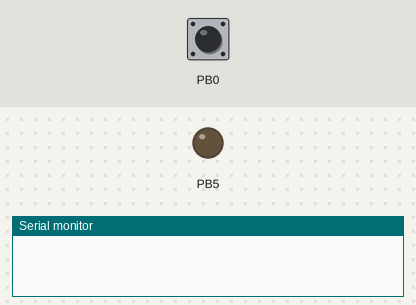
Recording of a program running on a simulated ATmega328P, built with avr-gcc and emulated at 16 MHz. Shown: output pins drawn as LEDs (lit = HIGH), the last lines printed to the serial monitor. The test bench sets the inputs (shaded band); at power-on: PB0 HIGH.

Above: at 1.2 s.
1.3 s: PB0 pulled LOW for 0.15 s
At 1.37 s:
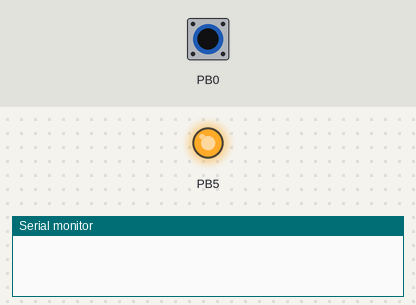
2.9 s: PB0 pulled LOW for 3.2 s
At 7.3 s:
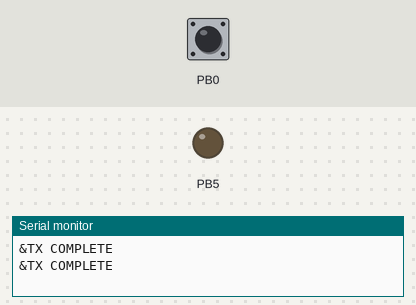
Timing chart, 0 to 8.8 s (numbered marks = the images above; inputs shaded):
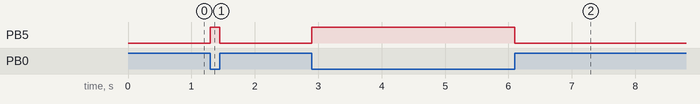

The program:

main.c
```c
/**
 * @author Andre Menezes de Freitas Vale
 *
 * @brief Algoritmo que utiliza das interrupcoes para enviar
 * dados pela serial USART0 do ATmega328p
 *
 * @note A Funcao USART_transmit nao utiliza da interrupcao
 * para enviar o dado, esta aqui pq copiei e colei caso alguem necessite
 * utiliza-la e esta com preguica de pegar do datasheet :)
 *
 * @note O codigo utiliza de um botao no PB0 com PULL-UP o qual serve
 * para ativar o comeco da transmissao, ao aterrar o PB0. Logica do codigo
 * nos comentarios no codigo
 *
*/

#ifndef F_CPU
    #define F_CPU 16000000UL
#endif

#include <avr/io.h>
#include <avr/interrupt.h>
#include <util/delay.h>

#include <stdint.h>
#include <stdbool.h>

#define SetBit(port, pin) (port |= (1<<pin))
#define ClrBit(port, pin) (port &= ~(1<<pin))
#define ToggleBit(port, pin) (port ^= (1<<pin))
#define TestBit(port, pin) (port & (1<<pin))

#define BAUD 9600
#define MYUBRR F_CPU/16/BAUD-1

//===================================================
//  VARIAVEIS
//===================================================
volatile uint8_t idx = 0x00; //indice para percorrer o vetor
const char msg[] = "TX COMPLETE\n"; //vetor para transmitir na serial
volatile bool tx_em_acao = false; //booleano para indicar fim da operacao de trnasmissao
//===================================================
//  PROTOTIPOS
//===================================================
void setup();

void USART_Init(unsigned int ubrr);
void USART_Transmit(unsigned char data);

ISR(USART_UDRE_vect);
ISR(USART_TX_vect);
//===================================================
//  MAIN
//===================================================
int main()
{
    setup();
    sei();

    for(;;)
    {
        //Caso pressione o botao, comece a transmissao
        //Ativa o bit de interrupcao de Verificar se o registrador
        //UDR0 esta vazio
        if(!(PINB & (1<<PINB0)) && !tx_em_acao)
            SetBit(UCSR0B, UDRIE0);
    }

    return 0;
}

//===================================================
//  FUNCOES
//===================================================
/**
 * @brief Funcao de setup
*/
void setup()
{
    SetBit(DDRB, DDB5);

    ClrBit(DDRB, PB0);
    SetBit(PORTB, PB0);

    USART_Init(MYUBRR);
}

/**
 * @brief Inicializacao do USART
 * @param ubrr Valor calculado do baud rate
 *
 * @note A definicao MYUBRR ja faz o calculo (datasheet)
 * e inicializa somento o TX, para o RX (1<<RXEN0) no
 * registrador UCSR0B
*/
void USART_Init(unsigned int ubrr)
{
    /*Set baud rate */
    UBRR0H = (unsigned char)(ubrr>>8);
    UBRR0L = (unsigned char)ubrr;

    /*Enable transmitter
    Desativa a interrupcao Data Empty
    Desativa a interrupcao complete*/
    SetBit(UCSR0B, TXEN0);
    ClrBit(UCSR0B, TXCIE0);
    ClrBit(UCSR0B, UDRIE0);

    /* Set frame format: 8data, 2stop bit */
    SetBit(UCSR0C, USBS0);
    SetBit(UCSR0C, UCSZ00);
}

/**
 * @brief Transmissao de um byte pelo USART0
 * @param data caractere
 *
 * @note Essa funcao é utilizada quando nao for utilizada
 * as interrupcoes para envio de dado
*/
void USART_Transmit(unsigned char data)
{
    /* Wait for empty transmit buffer */
    while (!(UCSR0A & (1<<UDRE0)))
        ;
    /* Put data into buffer, sends the data */
    UDR0 = data;
}

/**
 * @brief USART, data register empty
 *
 * @note Entra nesta interrupcao quando
 * nao haver dado no registrador UDR0
 *
 * @note Aqui ele comeca a operacao de transmissao
 * envia um dado para sinalizar algo, para depois
 * desativar esta interrupcao e ativa a interrupcao de TX
*/
ISR(USART_UDRE_vect)
{
    if(!(PINB & (1<<PINB0)))
    {
        do
        {
            SetBit(PORTB, PB5);
        } while (!(PINB & (1<<PINB0)));
        ClrBit(PORTB, PB5);

        tx_em_acao = true;
        UDR0 = '&';
        idx = 0;
    }

    ClrBit(UCSR0B, UDRIE0);
    SetBit(UCSR0B, TXCIE0);
}

/**
 * @brief USART, Tx complete
 *
 * @note Entra nesta interrupcao quando a
 * transmissao for completa
 *
 * @note Ao comecar a transmissao, percorre o vetor a
 * cada fim de transmissao, caso termine de percorrer o vetor
 * troca a flag booleana e sai da interrupcao antes
 * de enviar o '\0'
*/
ISR(USART_TX_vect)
{
    if(msg[idx]=='\0')
    {
        ClrBit(UCSR0B, TXCIE0);
        idx = 0;
        tx_em_acao = false;
        return;
    }

    UDR0 = msg[idx];
    ++idx;
}
```

Measured:
- after the input at 1.3 s, PB5: LOW → HIGH at once, → LOW 0.15 s later
- after the input at 2.9 s, PB5: LOW → HIGH at once, → LOW 3.2 s later
